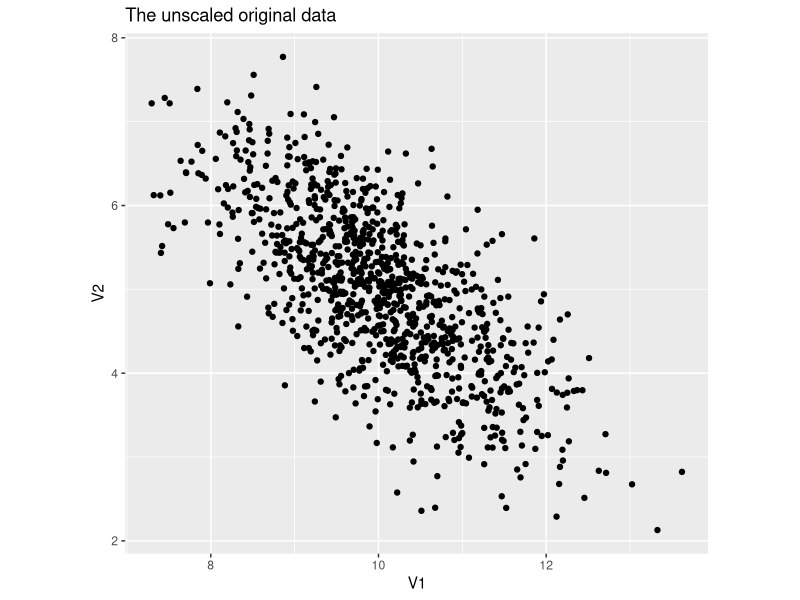
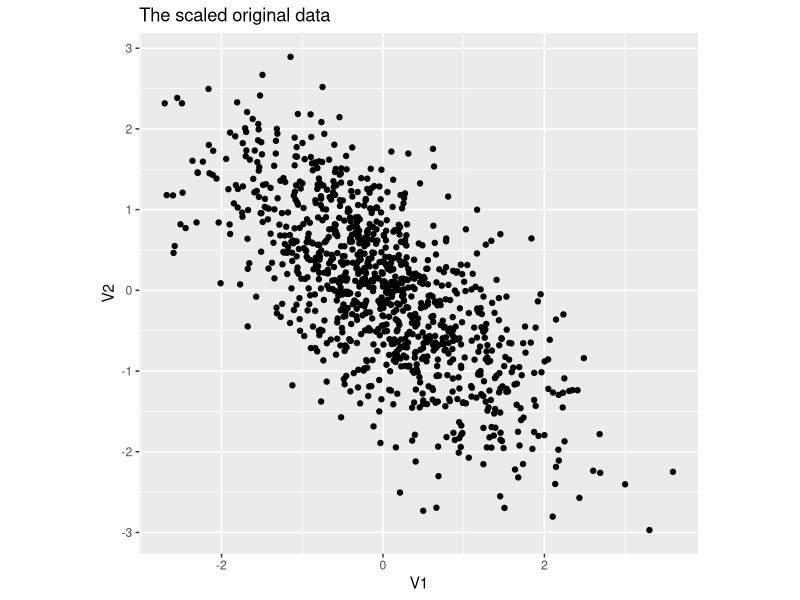
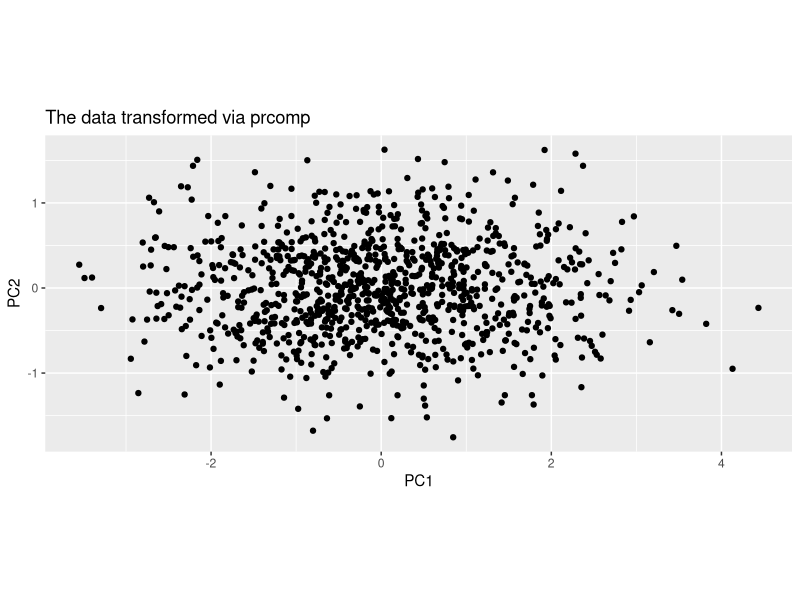

These charts were generated, in order, by the following R code:
library(MASS)
library(ggplot2)
set.seed(1000)
# define the mean and the standard deviation of random data
sigma <- rbind(c(1, -0.7), c(-0.7, 1))
mu <- c(10, 5)
# randomly generate some multivariate data
df <- as.data.frame(mvrnorm(n=1000, mu=mu, Sigma = sigma))
# plot our unscaled data
ggplot(df, aes(x= V1, y=V2)) + geom_point() + coord_fixed() + ggtitle("The unscaled original data")
# correlation coefficient of our data
cor(df)
# scale our data, center the data where we want it
data_scaled <- as.data.frame(scale(df))
# plot our scaled data
ggplot(data_scaled, aes(x= V1, y=V2)) + geom_point() + coord_fixed() + ggtitle("The scaled original data")
# data has been normalised after using mean and standard deviation, mean for centering and standard deviation for scaling
# run PCA and let prcomp do the scaling for us
PCA <- prcomp(df, scale=TRUE)
# plot our transformed data, note how the data has changed
ggplot(as.data.frame(PCA$x), aes(x= PC1, y= PC2)) + geom_point() + coord_fixed() + ggtitle("The data transformed via prcomp")


# crimeDate = read.table("/home/lilo/rcode/uscrime/uscrime.txt", header= TRUE, stringsAsFactors = F) 
# head(crimeDate)
# # crime_model <- lm(Crime ~ ., data = crimeData)
